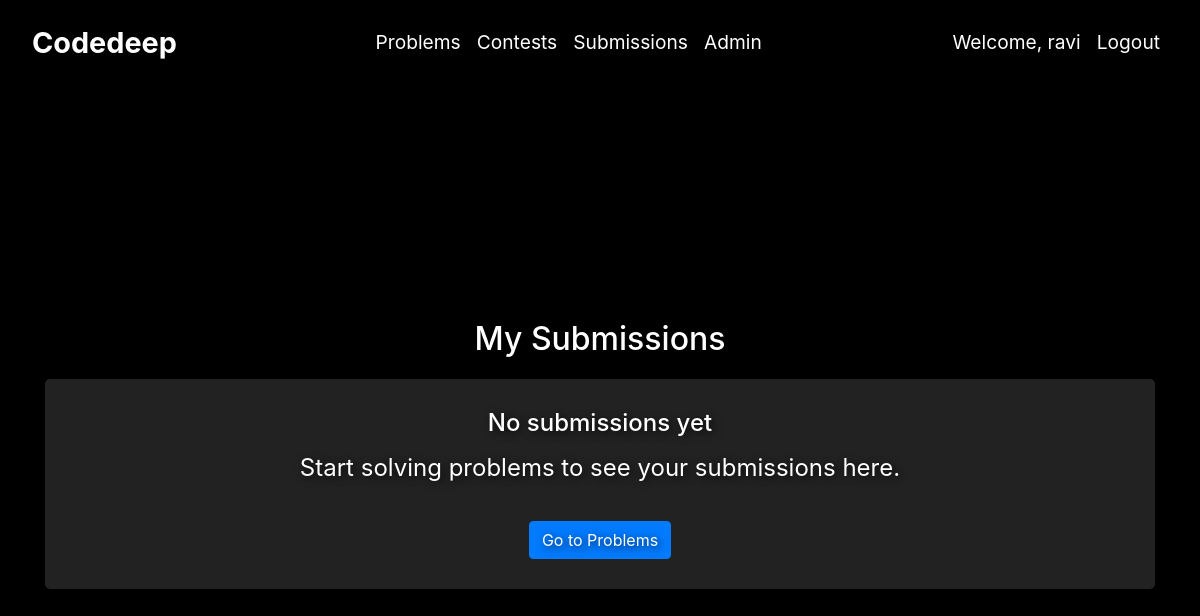
Before: /compiler/submissions/ (signed in) with the older database file.
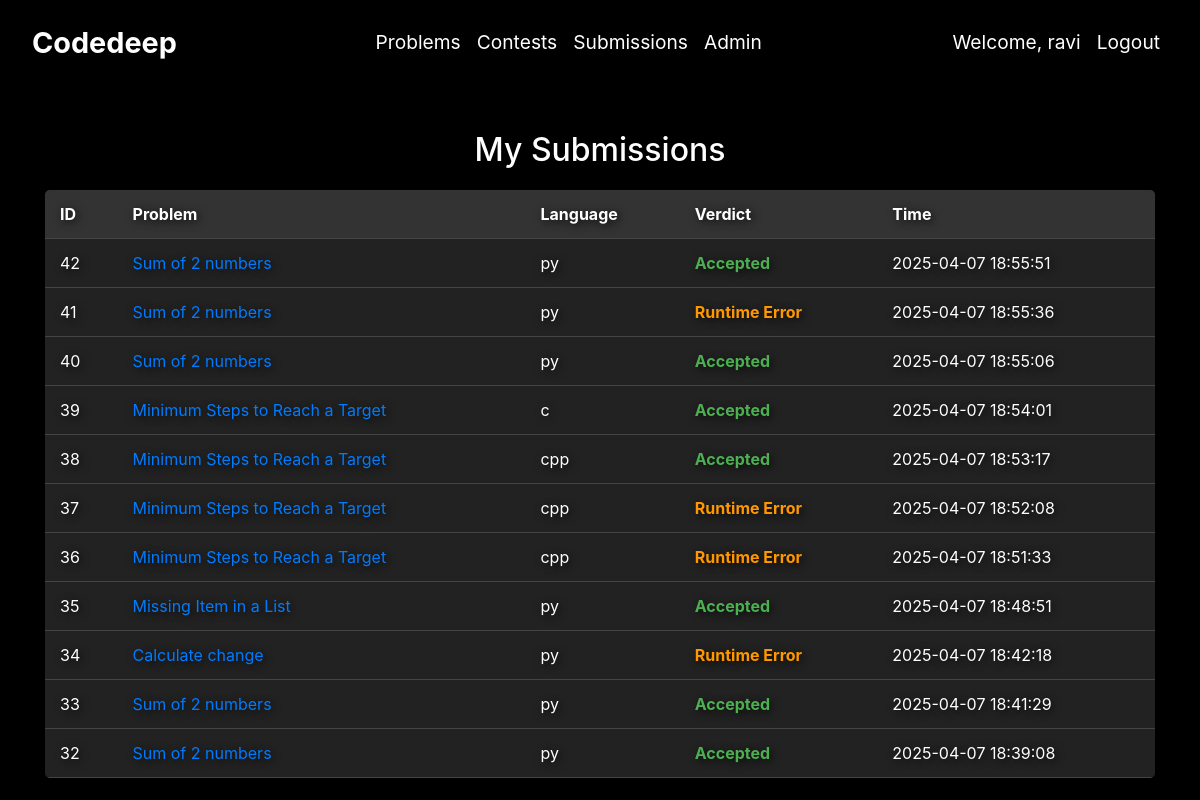
After: the same page with the newer database file.
### compiler/models.py (models this page shows, shortened)
class codeSubmission(models.Model):
    VERDICT_CHOICES = [
        ('AC', 'Accepted - Your solution is correct'),
        ('WA', 'Wrong Answer - Your solution produced incorrect output'),
        ('TLE', 'Time Limit Exceeded - Your solution took too long to execute'),
        ('MLE', 'Memory Limit Exceeded - Your solution used too much memory'),
        ('RE', 'Runtime Error - Your solution crashed during execution'),
        ('CE', 'Compilation Error - Your code couldn\'t be compiled'),
        ('SE', 'System Error - An unexpected error occurred in the system'),
    ]
    user = models.ForeignKey(User, on_delete=models.CASCADE, null=True, blank=True)
    problem = models.ForeignKey(problem, on_delete=models.CASCADE, null=True, blank=True)
    language = models.CharField(max_length=100)
    code = models.TextField()
    inputData = models.TextField(null=True, blank=True)
    outputData = models.TextField(null=True, blank=True)
    expectedOutput = models.TextField(null=True, blank=True)
    verdict = models.CharField(max_length=10, choices=VERDICT_CHOICES, default='SE')
    timestamp = models.DateTimeField(auto_now_add=True)

### problems/models.py (models this page shows, shortened)
class problem(models.Model):
    name = models.CharField(max_length=50)
    description = models.TextField(help_text="Enter the problem description. Use newlines to format the text.")
    testcase1 = models.TextField(help_text="Enter the first test case. Use newlines to format the input and output.")
    testcase2 = models.TextField(help_text="Enter the second test case. Use newlines to format the input and output.")
    solution_code = models.TextField(blank=True, null=True, help_text="Python solution code for this problem")

### compiler/views.py (the view)
# urls.py: path('submissions/', submissions, name='submissions'),
@login_required
def submissions(request):
    user_submissions = codeSubmission.objects.filter(user=request.user).order_by('-timestamp')
    context = {"submissions": user_submissions}
    return render(request, "submissions.html", context)

### compiler/templates/submissions.html (shortened to what this page needs)
{% extends 'base.html' %}
{% block content %}
<div class="container mt-4">
    <h2>My Submissions</h2>
    {% if submissions %}
        <table class="submissions-table">
            <thead>
                <tr>
                    <th>ID</th>
                    <th>Problem</th>
                    <th>Language</th>
                    <th>Verdict</th>
                    <th>Time</th>
                </tr>
            </thead>
            <tbody>
                {% for submission in submissions %}
                    <tr>
                        <td>{{ submission.id }}</td>
                        <td>
                            {% if submission.problem %}
                                <a href="/problems/{{ submission.problem.id }}/">{{ submission.problem.name }}</a>
                            {% else %}
                                Custom
                            {% endif %}
                        </td>
                        <td>{{ submission.language }}</td>
                        <td>
                            <div class="verdict-tooltip">
                                <span class="verdict-{{ submission.verdict|lower }}">
                                    {% if submission.verdict == 'AC' %}
                                        Accepted
                                    {% elif submission.verdict == 'WA' %}
                                        Wrong Answer
                                    {% elif submission.verdict == 'TLE' %}
                                        Time Limit Exceeded
                                    {% elif submission.verdict == 'MLE' %}
                                        Memory Limit Exceeded
                                    {% elif submission.verdict == 'RE' %}
                                        Runtime Error
                                    {% elif submission.verdict == 'CE' %}
                                        Compilation Error
                                    {% elif submission.verdict == 'SE' %}
                                        System Error
                                    {% else %}
                                        {{ submission.verdict }}
                                    {% endif %}
                                </span>
                            </div>
                        </td>
                        <td>{{ submission.timestamp|date:"Y-m-d H:i:s" }}</td>
                    </tr>
                {% endfor %}
            </tbody>
        </table>
    {% else %}
        <div class="empty-message">
            <h4>No submissions yet</h4>
            <p>Start solving problems to see your submissions here.</p>
            <a href="/problems" class="btn btn-primary mt-3">Go to Problems</a>
        </div>
    {% endif %}
</div>
{% endblock %}

### problems/templates/base.html (shortened to what this page needs)
{% load static %}
<!DOCTYPE html>
<html lang="en">
<head>
    <link rel="stylesheet" href="https://cdn.jsdelivr.net/npm/bootstrap@4.6.2/dist/css/bootstrap.min.css">
</head>
<body>
    <nav class="navbar navbar-expand-sm navbar-dark">
        <a class="navbar-brand" href="/">Codedeep</a>
        <ul class="navbar-nav center">
            {% if user.is_authenticated %}
                <li class="nav-item">
                    <a class="nav-link" href="/problems">Problems</a>
                </li>
                <li class="nav-item">
                    <a class="nav-link" href="/contests">Contests</a>
                </li>
                <li class="nav-item">
                    <a class="nav-link" href="/compiler/submissions/">Submissions</a>
                </li>
            {% endif %}
            <li class="nav-item">
                <a class="nav-link" href="/admin">Admin</a>
            </li>
        </ul>
        <ul class="navbar-nav ml-auto">
            {% if user.is_authenticated %}
                <li class="nav-item">
                    <a class="nav-link" href="#">Welcome, {{ user.username }}</a>
                </li>
                <li class="nav-item">
                    <a class="nav-link" href="/auth/logout">Logout</a>
                </li>
            {% endif %}
        </ul>
    </nav>
    <div class="content-container">
        {% block content %}{% endblock %}
    </div>
</body>
</html>

### compiler/templates/submissions.html (style rules this page uses)
body { background: none; background-color: #000; color: rgb(230, 230, 230); }
.submissions-table { width: 100%; border-collapse: collapse; margin-top: 20px; background-color: #222; border-radius: 5px; overflow: hidden; }
.submissions-table th, .submissions-table td { padding: 12px 15px; text-align: left; border-bottom: 1px solid #444; color: white; }
.submissions-table th { background-color: #333; color: #fff; font-weight: bold; }
.verdict-ac { color: #4CAF50; font-weight: bold; }
.verdict-ce, .verdict-re, .verdict-tle, .verdict-mle { color: #FF9800; font-weight: bold; }
h2 { color: white; }
.verdict-tooltip { position: relative; display: inline-block; }

Changed rows visible on the page:
added codeSubmission: id "42", problem.name "Sum of 2 numbers", language "py", verdict "Accepted", timestamp "2025-04-07 18:55:51"
added codeSubmission: id "41", problem.name "Sum of 2 numbers", language "py", verdict "Runtime Error", timestamp "2025-04-07 18:55:36"
added codeSubmission: id "40", problem.name "Sum of 2 numbers", language "py", verdict "Accepted", timestamp "2025-04-07 18:55:06"
added codeSubmission: id "39", problem.name "Minimum Steps to Reach a Target", language "c", verdict "Accepted", timestamp "2025-04-07 18:54:01"
added codeSubmission: id "38", problem.name "Minimum Steps to Reach a Target", language "cpp", verdict "Accepted", timestamp "2025-04-07 18:53:17"
added codeSubmission: id "37", problem.name "Minimum Steps to Reach a Target", language "cpp", verdict "Runtime Error", timestamp "2025-04-07 18:52:08"
added codeSubmission: id "36", problem.name "Minimum Steps to Reach a Target", language "cpp", verdict "Runtime Error", timestamp "2025-04-07 18:51:33"
added codeSubmission: id "35", problem.name "Missing Item in a List", language "py", verdict "Accepted", timestamp "2025-04-07 18:48:51"
added codeSubmission: id "34", problem.name "Calculate change", language "py", verdict "Runtime Error", timestamp "2025-04-07 18:42:18"
added codeSubmission: id "33", problem.name "Sum of 2 numbers", language "py", verdict "Accepted", timestamp "2025-04-07 18:41:29"
added codeSubmission: id "32", problem.name "Sum of 2 numbers", language "py", verdict "Accepted", timestamp "2025-04-07 18:39:08"
Other visible differences:
text no longer shown: "No submissions yet Start solving problems to see your submissions here. Go to Problems"
text now shown: "ID Problem Language Verdict Time"
